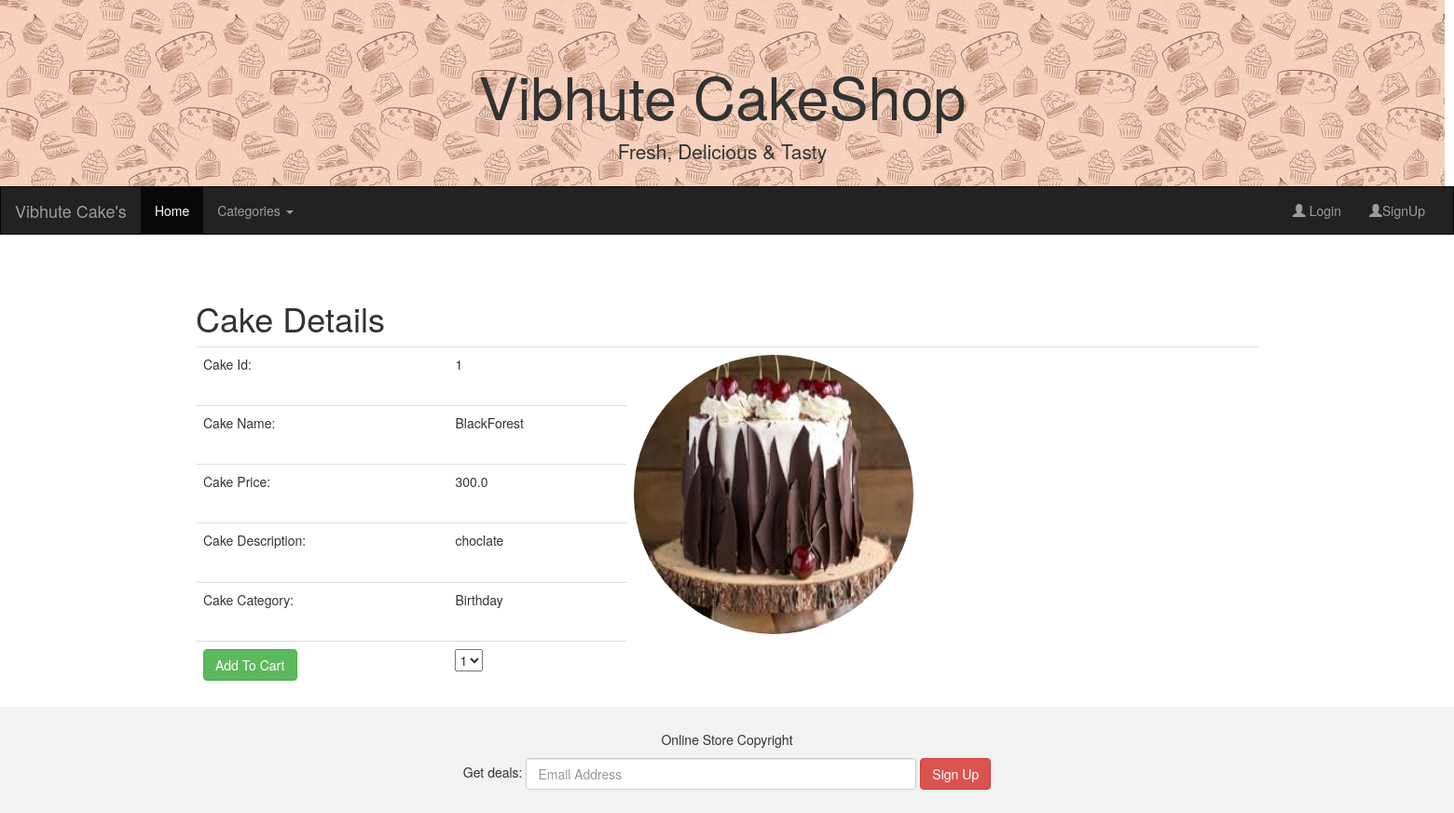
Page /Viewdetails/1 on the committed database.
### Adminapp/models.py (models this page shows, shortened)
class Cake(models.Model):
    cake_name=models.CharField(max_length=100)
    price=models.FloatField(default=300)
    description=models.CharField(max_length=100)
    imageurl=models.ImageField(upload_to="Images",default='abc.jpg')
    category=models.ForeignKey(Category,on_delete=models.CASCADE)
    class Meta:
        db_table="Cake"

class Category(models.Model):
    cat_name=models.CharField(max_length=100)
    def __str__(self):
        return self.cat_name
    class Meta:
        db_table="Category"

### Userapp/views.py (the view)
# urls.py: path('Viewdetails/<id>',views.Viewdetails),
def Viewdetails(request,id):
    cats=Category.objects.all()
    cake=Cake.objects.get(id=id)
    return render(request,'Viewdetails.html',{'cake':cake , 'cats':cats})

### Userapp/templates/Viewdetails.html (shortened to what this page needs)
{% extends "Master.html"%}
{%block content%}
<form method="post" action="/addTocart">
<div class="container">
    <h1>Cake Details</h1>
<table class="table">
    <tr>
        <td>Cake Id:</td><td>{{cake.id}}<input type="hidden" value="{{cake.id}}" name="cake_id"/> </td>
        <td rowspan="5"><img src="{{cake.imageurl.url}}" class="img-circle" height="300px" width="300px"/> </td>
    </tr>
    <tr>
        <td>Cake Name:</td><td>{{cake.cake_name}}</td>
    </tr>
    <tr>
        <td>Cake Price:</td><td>{{cake.price}}</td>
    </tr>
    <tr>
        <td>Cake Description:</td><td>{{cake.description}}</td>
    </tr>
    <tr>
        <td>Cake Category:</td><td>{{cake.category}}</td>
    </tr>
    <tr>
        <td><button type="submit" class="btn btn-success">Add To Cart</button> </td>
        <td><select name="qty">
            <option>1</option>
            </select>
        </td>
    </tr>
</table>
</div>
</form>
{%endblock%}

### rows in the picture
Cake: id "1", imageurl (picture), cake_name "BlackForest", price "300.0", description "choclate", category "Birthday"
